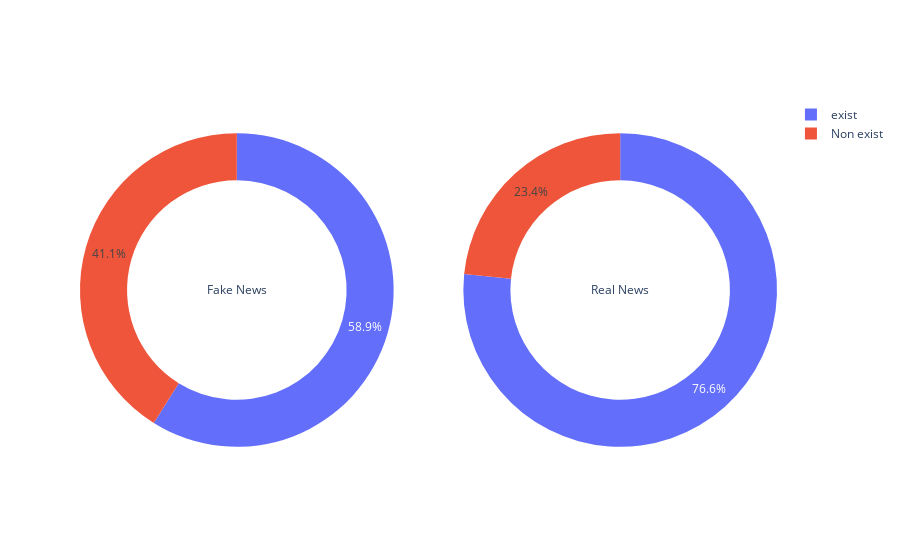

Notebook cell for this chart:
### Code cell
import plotly.express as px
from plotly.subplots import make_subplots
import plotly.graph_objects as go

fig = make_subplots(rows=1, cols=2, specs=[[{"type": "pie"}, {"type": "pie"}]])

fig.append_trace(go.Pie(values=[count_fake, len(unique_tokens_fake)-count_fake], 
                        labels=['Non exist', 'exist'], hole=.7, 
                        title='Fake News'), row=1, col=1)

fig.append_trace(go.Pie(values=[count_true, len(unique_tokens_true)-count_true], 
                        labels=['Non exist', 'exist'], hole=.7, 
                        title='Real News'), row=1, col=2)
fig.show()

### Figure 1 — Plotly figure (JSON) as saved in the notebook; plotly's stock layout.template omitted (floating-point values rounded to 4 significant figures)
{"data": [{"domain": {"x": [0, 0.45], "y": [0, 1]}, "hole": 0.7, "labels": ["Non exist", "exist"], "title": {"text": "Fake News"}, "type": "pie", "values": [120718, 172835]}, {"domain": {"x": [0.55, 1], "y": [0, 1]}, "hole": 0.7, "labels": ["Non exist", "exist"], "title": {"text": "Real News"}, "type": "pie", "values": [41716, 136787]}], "layout": {}}
